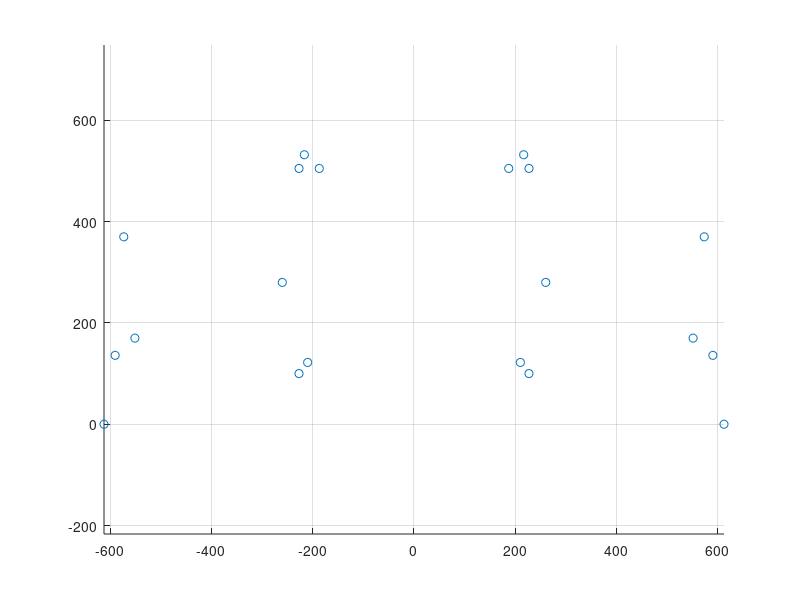

Source code (MATLAB): (Note: this script raises an error after producing the figure.)
clear all
close all

% this script simulates the camber change in roll for pick-up point design
% Edited December 2012 for ARB by Peter Hall
% define initial geometry
% NB - This program neglects track change in pure roll?


% This program is written for 2D roll geometry yet uses the function tetra2
% (a 3D function) to calculate 2D geometry movements. This works by using 2
% 3D points specified as out of the plane in equal distance hence creating
% the intersection of a sphere with a circle that exists in the 2D plane we
% are interested in.


% left hand side
B = [-590,136]; % LBJ
C = [-573,370]; % UBJ
A = [-612,0]; % contact patch
D = [-260,280]; % upper pick up
E = [-210,122]; % lower pick up
K = [-551,170]; % Push Rod - Upright Joint
L = [-216.5,532];   % Push Rod - Rocker Joint
M = [-187,505];   % Rocker Mounting Point
N = [-227,505];   % ARB Attachment Point
O = [-227,100];   % ARB End Centre Line Point

% right hand side
F = [210,122]; % lower pick up
G = [260,280]; % upper pick up
H = [573,370]; % UBJ
I = [590,136]; % LBJ
J = [612,0]; % contact patch
P = [551,170];  % Push Rod - Upright Joint
Q = [216.5,532];      % Push Rod - Rocker Joint
R = [187,505];      % Rocker Mounting Point
S = [227,505];      % ARB Attachment Point
T = [227,100];      % ARB End Centre Line Point

figure
frame = [A;B;C;D;E;F;G;H;I;J;K;L;M;N;O;P;Q;R;S;T];
scatter(frame(:,1),frame(:,2));
axis equal
grid on  

%Specify 3D geometry for out of plane lever arm  movement
%Left Hand Side
U = N; U(3)=-40; %Specify 3D offset of ARB Attachment Point
V = O; V(3)=0; %Specify 3D offset of ARB Center Line End Point
W = [-227,100,-80];   %Specify 3D position of Lever arm End

%Right Hand Side
X = S; X(3)=-40; %Specify 3D offset of ARB Attachment Point
Y = T; Y(3)=0; %Specify 3D offset of ARB Center Line End Point
Z = [227,100,-80];   %Specify 3D position of Lever arm End

% define linkage length
BE = norm(B-E); % lower wishbone
CD = norm(C-D); % upper wishbone
AB = norm(A-B);
IJ = norm(I-J);
KL = norm(K-L); % Push Rod Length
LM = norm(L-M); % Rocker Mounting to push rod joing distance
MN = norm(M-N); % Rocker Mounting to ARB attachment distance
LN = norm(L-N); % Push Rod to ARB Attachment distance
UW = norm(U-W); % ARB Suspension Member Length
VW = norm(V-W); % ARB Lever Arm Length

%Polar Co-ordinates of Push Rod Attachment Relative to Contact Patch
[LHSAngle,LHSDistance] = cart2pol(K(1)-A(1),K(2)-A(2));
[RHSAngle,RHSDistance] = cart2pol(P(1)-J(1),P(2)-J(2));

% define camber baseline
aCamberBasedeg = atan((I(2)-J(2))/(J(1)-I(1)))/pi*180;

% now do the calculations
n = 1000;

%Initial Angle of Rockers
LHRockerInitial = atan((L(2)-M(2))/(L(1)-M(1)));
RHRockerInitial = atan((Q(2)-R(2))/(Q(1)-R(1)));
[MtoNangle,MtoN] = cart2pol(N(1)-M(1),N(2)-M(2));
[RtoSangle,RtoS] = cart2pol(S(1)-R(1),S(2)-R(2));

%Specify Special Points 50mm either side of Center Line End Point so can
%use tetra2 to find moved lever points
ARB1 = O + [50,0];
ARB2 = O + [-50,0];
ARB3 = T + [50,0];
ARB4 = T + [-50,0];
Tetraradius = sqrt(50^2+VW^2);

for i = 1:n;
    angdeg = (i-1)*0.004/n;
    angrad = angdeg/180*pi;
    
    % find the instaneous centres for the two sides
    
    [ICLx,ICLy] = lineintersect(D,C,B,E);
    [ICRx,ICRy] = lineintersect(G,H,F,I);
   
    ICL = [ICLx,ICLy];
    ICR = [ICRx,ICRy];
    
    % now find the instantaneous centre of rotation
    
    [RCx,RCy] = lineintersect(ICL,A,ICR,J);
    
    RC = [RCx,RCy];
    x(i) = RCx;
    y(i) = RCy;
    % now calculate the rotation of the sprung mass
    E_RC = E-RC;
    [angERC,ERC] = cart2pol(E_RC(1),E_RC(2));
    angERC = angERC+angrad;
    [E_RC(1),E_RC(2)] = pol2cart(angERC,ERC);
    E = RC+E_RC;
    
    D_RC = D-RC;
    [angDRC,DRC] = cart2pol(D_RC(1),D_RC(2));
    angDRC = angDRC+angrad;
    [D_RC(1),D_RC(2)] = pol2cart(angDRC,DRC);
    D = RC+D_RC;
    
    G_RC = G-RC;
    [angGRC,GRC] = cart2pol(G_RC(1),G_RC(2));
    angGRC = angGRC+angrad;
    [G_RC(1),G_RC(2)] = pol2cart(angGRC,GRC);
    G = RC+G_RC;
    
    F_RC = F-RC;
    [angFRC,FRC] = cart2pol(F_RC(1),F_RC(2));
    angFRC = angFRC+angrad;
    [F_RC(1),F_RC(2)] = pol2cart(angFRC,FRC);
    F = RC+F_RC;
    
    M_RC = M-RC;
    [angMRC,MRC] = cart2pol(M_RC(1),M_RC(2));
    angMRC = angMRC+angrad;
    [M_RC(1),M_RC(2)] = pol2cart(angMRC,MRC);
    M = RC+M_RC;
    
    O_RC = O-RC;
    [angORC,ORC] = cart2pol(O_RC(1),O_RC(2));
    angORC = angORC+angrad;
    [O_RC(1),O_RC(2)] = pol2cart(angORC,ORC);
    O = RC+O_RC;
    
    R_RC = R-RC;
    [angRRC,RRC] = cart2pol(R_RC(1),R_RC(2));
    angRRC = angRRC+angrad;
    [R_RC(1),R_RC(2)] = pol2cart(angRRC,RRC);
    R = RC+R_RC;
    
    T_RC = T-RC;
    [angTRC,TRC] = cart2pol(T_RC(1),T_RC(2));
    angTRC = angTRC+angrad;
    [T_RC(1),T_RC(2)] = pol2cart(angTRC,TRC);
    T = RC+T_RC;
    
    %Rotation of positional points on ARB used in the tetra2 function to
    %find ARB twist later on in the script.
    ARB1_RC = ARB1-RC;
    [angARB1RC,ARB1RC] = cart2pol(ARB1_RC(1),ARB1_RC(2));
    angARB1RC = angARB1RC+angrad;
    [ARB1_RC(1),ARB1_RC(2)] = pol2cart(angARB1RC,ARB1RC);
    ARB1 = RC+ARB1_RC;
    
    ARB2_RC = ARB2-RC;
    [angARB2RC,ARB2RC] = cart2pol(ARB2_RC(1),ARB2_RC(2));
    angARB2RC = angARB2RC+angrad;
    [ARB2_RC(1),ARB2_RC(2)] = pol2cart(angARB2RC,ARB2RC);
    ARB2 = RC+ARB2_RC;
    
    ARB3_RC = ARB3-RC;
    [angARB3RC,ARB3RC] = cart2pol(ARB3_RC(1),ARB3_RC(2));
    angARB3RC = angARB3RC+angrad;
    [ARB3_RC(1),ARB3_RC(2)] = pol2cart(angARB3RC,ARB3RC);
    ARB3 = RC+ARB3_RC;
    
    ARB4_RC = ARB4-RC;
    [angARB4RC,ARB4RC] = cart2pol(ARB4_RC(1),ARB4_RC(2));
    angARB4RC = angARB4RC+angrad;
    [ARB4_RC(1),ARB4_RC(2)] = pol2cart(angARB4RC,ARB4RC);
    ARB4 = RC+ARB4_RC;
    
    bottom = F-E;
    aRollrad = cart2pol(bottom(1),bottom(2));
    aRolldeg(i) = aRollrad/pi*180;
    
    % calculate LHS camber
    AE = norm(E-A);
    FJ = norm(F-J);
    
    angEAB = acos((AE^2+AB^2-BE^2)/(2*AE*AB));
    angEAJ = atan((E(2)-A(2))/(E(1)-A(1)));
    
    aCamberLrad = angEAB +angEAJ;
    aCamberLdeg(i) = aCamberLrad/pi*180-aCamberBasedeg;
    
    
    angIJF = acos((IJ^2+FJ^2-BE^2)/(2*IJ*FJ));
    angIJA = atan((F(2)-J(2))/(J(1)-F(1)));
    
    aCamberRrad = angIJF+angIJA;
    aCamberRdeg(i) = aCamberRrad/pi*180-aCamberBasedeg;
    
    %Find new upright push rod positions based on the camber change of the
    %wheel and assumption of 0 track change
    Leftangle=LHSAngle+(aCamberLdeg(i)*2*pi/360);
    [Leftmovex,Leftmovey]=pol2cart(Leftangle,LHSDistance);
    K=A+[Leftmovex,Leftmovey];
   
    %Check +ve and -ve signs for left angle and right angle!!!!!
    Rightangle=RHSAngle-(aCamberRdeg(i)*2*pi/360);
    [Rightmovex,Rightmovey]=pol2cart(Rightangle,RHSDistance);
    P=J+[Rightmovex,Rightmovey];
    
    %We now have the locations of all the points fixed to the chassis and
    %the wheel, we need to find the push rod attachment point on the rocker
    %and then the ARB attachment point on the rocker. To do this we use
    %tetra2 function with 2 points the same, specified slightly into and
    %out of the plane to give the circle we require. 
    
    %LHS Push Rod Rocker Attachment Position
    Variable1 = M; Variable2 = M; Variable1(3) = -50; Variable2(3) = 50;
    Length = sqrt(50^2+LM^2);
    Variable3 = K; Variable3(3)=0;
    L3D = tetra2(Variable2,Variable1,Variable3,Length,Length,KL);
    L(1)=L3D(1); L(2) = L3D(2);
    
    %RHS Push Rod Rocker Attachment Position
    Variable1 = R; Variable2 = R; Variable1(3) = -50; Variable2(3) = 50;
    Variable3 = P; Variable3(3)=0;
    Q3D = tetra2(Variable1,Variable2,Variable3,Length,Length,KL);
    Q(1)=Q3D(1); Q(2)=Q3D(2);
    %Push-rod attachment point found
    
    %Now we have the 2 rocker points, we can find the third from a similar
    %method
    %LHS ARB Rocker Attachment Position
    Variable1 = M; Variable2 = M; Variable1(3) = -50; Variable2(3) = 50; Variable3 = L; Variable3(3)=0;
    Length = sqrt(50^2+MN^2);
    N3D = tetra2(Variable1,Variable2,Variable3,Length,Length,LN);
    N(1)=N3D(1); N(2)=N3D(2);
    
    %RHS ARB Rocker Attachment Position
    Variable1 = R; Variable2 = R; Variable1(3) = -50; Variable2(3) = 50; Variable3 = Q; Variable3(3)=0;
    S3D = tetra2(Variable2,Variable1,Variable3,Length,Length,LN);
    S(1)=S3D(1); S(2)=S3D(2);
   
    %Now we do a 3D use of tetra2 function. We find the new position of the
    %lever arm by considering the intersection of a sphere with a circle.
    %We have to define the circle to lie in the rotated plane of the lever,
    %this is done by moving ARB points defined earlier with the sprung
    %mass.
    ARB13D = ARB1; ARB13D(3)=0;
    ARB23D = ARB2; ARB23D(3)=0;
    ARB33D = ARB3; ARB33D(3)=0;
    ARB43D = ARB4; ARB43D(3)=0;
    U=N; U(3)=40;
    X=S; X(3)=40;
    
    W = tetra2(U,ARB23D,ARB13D,UW,Tetraradius,Tetraradius);
    Z = tetra2(X,ARB43D,ARB33D,UW,Tetraradius,Tetraradius);
    %Lever Points found by tetra2 function
    
    % Set 3D Points for centre position
    V(1) = O(1); V(2) = O(2);
    Y(1) = T(1); Y(2) = T(2);
    
    %Find Vectors of Lever Arms
    ARBVector1 = W-V;
    ARBVector2 = Z-Y;
    
    %Find angle between vectors using dot product relationship
    Twistangle = acosd(dot(ARBVector1,ARBVector2)/(norm(ARBVector1)*norm(ARBVector2)));
    ARBTwist(i)= Twistangle;
    
    %Fill in vectors to plot graphs of position changes. Just to check that
    %we have tetra2 function selecting answer that lies in the correct
    %position
    Lx(i)=L(1);Ly(i)=L(2);
    Mx(i)=M(1);My(i)=M(2);
    Nx(i)=N(1);Ny(i)=N(2);
    Ox(i)=O(1);Oy(i)=O(2);
    Qx(i)=Q(1);Qy(i)=Q(2);
    Rx(i)=R(1);Ry(i)=R(2);
    Sx(i)=S(1);Sy(i)=S(2);
    Tx(i)=T(1);Ty(i)=T(2);
 
end
 
%Find Linear Line of Best fit for Motion Ratio
MR = polyfit(aRolldeg,ARBTwist,1);
display('ARB Motion Ratio for given set up is ')
display(MR(1))

figure
frame = [A;B;C;D;E;F;G;H;I;J;K;L;M;N;O;P;Q;R;S;T];
scatter(frame(:,1),frame(:,2));
axis equal
grid on   

figure
plot(x,y,'rx')
grid on
xlabel('x-axis (mm)')
ylabel('y-axis (mm)')
title('front roll centre migration')

figure
plot(aRolldeg,aCamberLdeg,'r',aRolldeg,aCamberRdeg,'b');
legend('front left','front right','location','best')
grid on
xlabel('body roll angle (deg)')
ylabel('camber change (deg)')
title('front camber change in roll')



figure
plot(aRolldeg,ARBTwist)

figure
plot(Lx,Ly,'b',Mx,My,'r',Nx,Ny,'y',Ox,Oy,'g',Qx,Qy,'b',Rx,Ry,'r',Sx,Sy,'y',Tx,Ty,'g')

